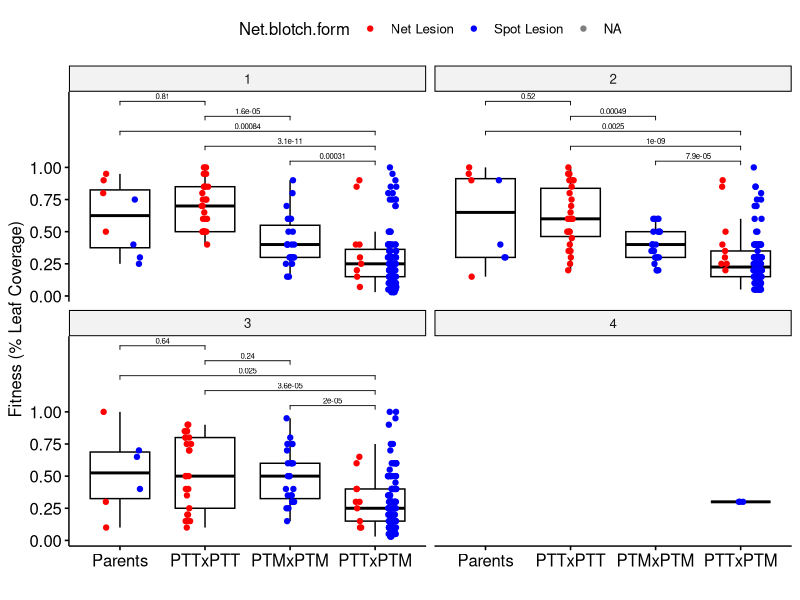
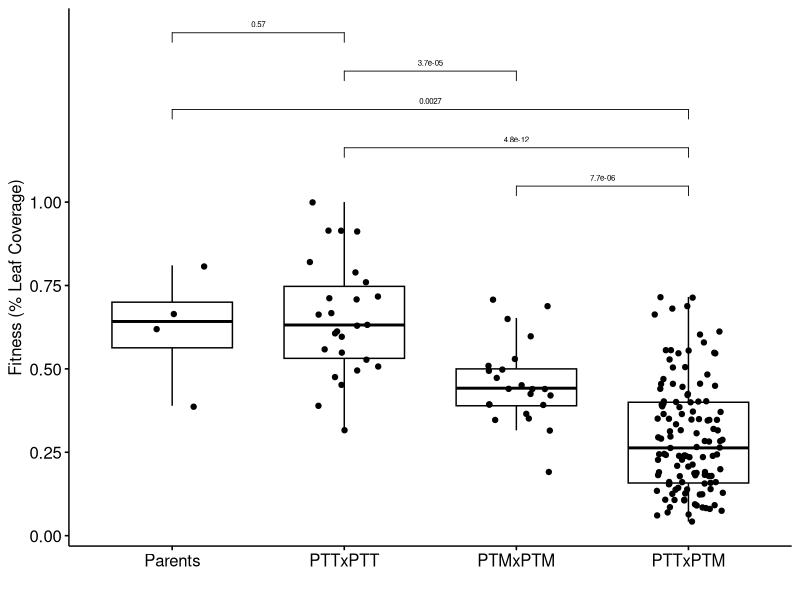

The R source for these figures, in order:
library(ggpubr)
library(tidyverse)
library(grid)
library(car)

####read in phenotype data
phenotypes<-read.csv("PterespopsonKombar.csv", header = TRUE)
####label column showing mean percent leaf coverage for all three reps
colnames(phenotypes)[8]<-"mean.percent.leaf.coverage"
####label the Net and Spot lesions
phenotypes$Net.blotch.form[phenotypes$Net.blotch.form=='N']<-'Net Lesion'
phenotypes$Net.blotch.form[phenotypes$Net.blotch.form=='S']<-'Spot Lesion'
####reorder factors of lesion type and cross type
phenotypes$Net.blotch.form <- factor(phenotypes$Net.blotch.form,
                                levels = c('Net Lesion','Spot Lesion'),ordered = TRUE)
phenotypes$Cross.Type <- factor(phenotypes$Cross.Type,
                                levels = c('Parents','Intra','Inter'),ordered = TRUE)
phenotypes$CrossSubspecies <- factor(phenotypes$CrossSubspecies,
                                levels = c('Parents','PTTxPTT','PTMxPTM','PTTxPTM'),ordered = TRUE)
####set highest percent leaf coverage as fitness=1 for all reps
phenotypes$percent.leaf.coverage<-
  phenotypes$percent.leaf.coverage/max(na.omit(phenotypes$percent.leaf.coverage))
####set highest percent leaf coverage as fitness=1 for average of all reps
phenotypes$mean.percent.leaf.coverage<-phenotypes$mean.percent.leaf.coverage/max(na.omit(phenotypes$mean.percent.leaf.coverage))


my_comparisons <- list(c("PTMxPTM","PTTxPTM"), 
                       c("PTTxPTT","PTTxPTM"), 
                       c("Parents","PTTxPTM"), 
                       c("PTTxPTT","PTMxPTM"), 
                       c("Parents","PTTxPTT"))

a<-ggboxplot(phenotypes, x = "CrossSubspecies", y = "percent.leaf.coverage", 
             palette =c("red","blue"),
             add = "jitter",add.params = list(color = "Net.blotch.form"))+ 
  facet_wrap(~Rep)+
  stat_compare_means(comparisons = my_comparisons, size=2, 
                     method.args = list(alternative = "greater"))+ # Add pairwise comparisons p-value
  xlab("")+ylab("Fitness (% Leaf Coverage)")+
  scale_y_continuous(breaks=c(0,0.25,0.5,0.75,1)) 




pdf("~/Dropbox/PteresGeneticIncompatibilitiesManuscript/SharedData/Phenotype_percentleaf_allrep.pdf")
plot(a)
graphics.off()

##### Test of homogeneity of variances #######
leveneTest(percent.leaf.coverage ~ as.factor(Rep), data = phenotypes)
#Df F value Pr(>F)
#group   3  2.0016 0.1127
#541   
fligner.test(percent.leaf.coverage ~ as.factor(Rep), data = phenotypes)
#data:  percent.leaf.coverage by as.factor(Rep)
#Fligner-Killeen:med chi-squared = 6.6358, df = 3, p-value = 0.08446


####Medians-percent.leaf.coverage
###Parents-Net
median(phenotypes$percent.leaf.coverage[phenotypes$Net.blotch.form=='Net Lesion' &
             phenotypes$Cross.Type=='Parents']) #0.9

###Intraspecies-Net
median(na.omit(phenotypes$mean.percent.leaf.coverage[phenotypes$Net.blotch.form=='Net Lesion' &
                                                       phenotypes$Cross.Type=='Intra'])) #0.6315789

###Interspecies-Net
median(na.omit(phenotypes$mean.percent.leaf.coverage[phenotypes$Net.blotch.form=='Net Lesion' &
                                                       phenotypes$Cross.Type=='Inter'])) #0.3473684

###Parents-Spot
median(na.omit(phenotypes$mean.percent.leaf.coverage[phenotypes$Net.blotch.form=='Spot Lesion' &
                                                       phenotypes$Cross.Type=='Parents'])) #0.5263158

###Intraspecies-Spot
median(na.omit(phenotypes$mean.percent.leaf.coverage[phenotypes$Net.blotch.form=='Spot Lesion' &
                                                       phenotypes$Cross.Type=='Intra'])) #0.4421053

###Interspecies-Spot
median(na.omit(phenotypes$mean.percent.leaf.coverage[phenotypes$Net.blotch.form=='Spot Lesion' &
                                                       phenotypes$Cross.Type=='Inter'])) #0.2526316


###################################################################
##################### Control for Lesion Type #####################
###################################################################

####Pooled data (all reps)

a<-ggboxplot(phenotypes, x = "CrossSubspecies", y = "mean.percent.leaf.coverage", add = "jitter")+ 
  stat_compare_means(comparisons = my_comparisons, size=2, 
                     method.args = list(alternative = "greater"))+ # Add pairwise comparisons p-value
  xlab("")+ylab("Fitness (% Leaf Coverage)")+
  theme(legend.position="None", strip.text.x = element_text(color = "white"))+
  scale_y_continuous(breaks=c(0,0.25,0.5,0.75,1)) 


pdf("~/Dropbox/PteresGeneticIncompatibilitiesManuscript/Figure2_Phenotype_percentleaf_pooled")
plot(a)
graphics.off()


